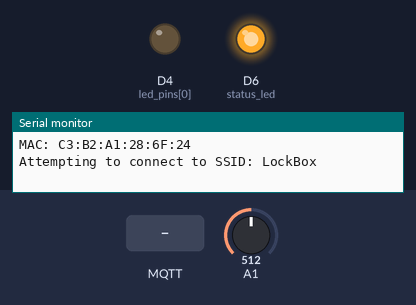
This sketch was run on a simulated Arduino MKR. Shown: output pins drawn as LEDs (lit = HIGH), the last lines printed to the serial monitor. Dashed ring = blinking. Inputs (shaded band) come from the test bench; at power-on: A1 = 512. WiFi joins after 1.5 s; servers stay silent unless stated; no MQTT or app messages arrive unless stated.

Above: at 2.1 s.
At 4.7 s:
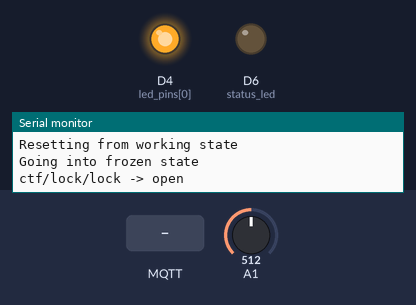
4.8 s: MQTT message "reset" arrives on the first subscribed topic
At 6.0 s:
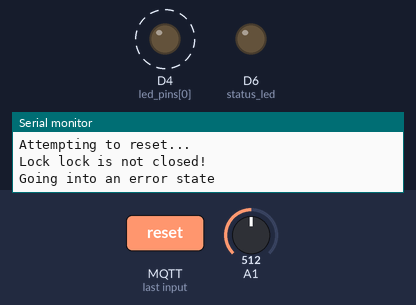
6.9 s: MQTT message "0" arrives on the first subscribed topic
9.3 s: MQTT message "on" arrives on the first subscribed topic
Timing chart, 0 to 17.8 s (numbered marks = the images above; inputs shaded):
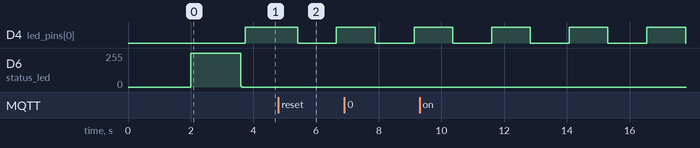

Measured:
- after the input at 4.8 s, D4 (led_pins[0]): HIGH → LOW after 0.61 s, → HIGH 1.2 s later

The sketch:

ctf_lock.ino
```cpp
#include <WiFi101.h>
#include <PubSubClient.h>

/* This code can handle either digital reads from
 * switches on analog reads from sensors (like photoresistors)
 * and this controls which "mode" it is in */
#define ANALOG_MODE 0
#define DIGITAL_MODE 1
#define READMODE ANALOG_MODE

/* How many locks do we have? */
#define LOCKCOUNT 1

/* This is the state of the switch when
 * the lock is considered "closed".
 * 1 means the switch is closed and the lock is closed
 * 0 means the swich is open and the lock is closed
 */
#define LOCK_CLOSED LOW /* digital */
float thresholds[LOCKCOUNT] = {350.0}; /* analog */

/* Values for tracking lock state */
#define CLOSED_STATE 0
#define OPEN_STATE   1

/* Analog storage for averaging */
int first_sample = 1;
float smooth_factor = 50; /* Sample weight factor */
float running_avg[LOCKCOUNT] = {0.0};

/* State tracking */
int previous_state[LOCKCOUNT] = {CLOSED_STATE};
int streak[LOCKCOUNT] = {0};
int alerted[LOCKCOUNT] = {0};

/* Status LED */
#define LED_ON  HIGH
#define LED_OFF LOW
int status_led = 6;
#define WIFI_STATUS_LED 7

char state_name[2][256] = {"closed", "open"};
int state_led[2] = {LED_OFF, LED_ON};

/* String resources */
char game_name[] = "ctf";
char diff_name[LOCKCOUNT][256] {"lock"};
char lock_name[] = "lock";
char topic_name[LOCKCOUNT][256];
char topic_heartbeat[256];
char topic_reset[256];
char topic_analog[256];
char topic_calibrate[256];

/* Switch input pin numbers */
int switch_pins[LOCKCOUNT] = {0};

/* Photo sensor input pin numbers */
int sensor_pins[LOCKCOUNT] = {1};

/* LED output pin numbers */
int led_pins[LOCKCOUNT] = {4};

/* LED states (tracked by LED pin number */
int led_state[16];

/* The logic is a state-machine to handle sampling
 * versus being stuck in a reset error
 */
#define STATE_WORKING 0
#define STATE_FROZEN 1
#define STATE_ERROR 2
int logic_state = STATE_WORKING;
char state_names[3][256] = {"working", "frozen", "error"};

/* Function prototypes */
void mqtt_sub_callback(char *, unsigned char *, unsigned int);

/* Sample tracking stuff */
int freq = 150;
int scount = 0;

/* WIFI and MQTT */
char WLAN_SSID[] = "LockBox";
char WLAN_PASS[] = "db050368a62668bcafc65291aa804cdb";
WiFiClient client;
int status = WL_IDLE_STATUS;
byte mac[6];
IPAddress mqttServer(10, 133, 7, 1);
int mqttPort          = 1883;
char mqttUsername[]   = "";
char mqttPassword[]   = "";
PubSubClient mqtt(mqttServer, mqttPort, mqtt_sub_callback, client);


void setup() {

  int i;

  /* Build string resources */
  for (i = 0; i < LOCKCOUNT; i++) {
    snprintf((char *)&(topic_name[i]), 256, "%s/%s/%s",
	     game_name, lock_name, (char *)&(diff_name[i]));
  }

  /* Heartbeat topic */
  snprintf(topic_heartbeat, 256, "%s/%s/heartbeat", game_name, lock_name);

  /* Reset topic */
  snprintf(topic_reset, 256, "%s/reset", game_name);

  if (READMODE == ANALOG_MODE) {
    snprintf(topic_analog, 256, "%s/%s/analog", game_name, lock_name);
    snprintf(topic_calibrate, 256, "%s/%s/calibrate", game_name, lock_name);
  }

  //Initialize serial and wait for port to open:
  Serial.begin(9600);

  delay(2000); /* Make sure serial connects */

  /* Setup the pins for IO */
  pinMode(status_led, OUTPUT);
  for (i = 0; i < LOCKCOUNT; i++) {
    pinMode(switch_pins[i], INPUT);
    pinMode(led_pins[i], OUTPUT);
  }

  /* Turn off all the LEDs */
  set_led(status_led, LED_OFF);
  set_led(led_pins[0], LED_OFF);

  /* Report the MAC address */
  WiFi.macAddress(mac);
  Serial.print("MAC: ");
  Serial.print(mac[5],HEX);
  Serial.print(":");
  Serial.print(mac[4],HEX);
  Serial.print(":");
  Serial.print(mac[3],HEX);
  Serial.print(":");
  Serial.print(mac[2],HEX);
  Serial.print(":");
  Serial.print(mac[1],HEX);
  Serial.print(":");
  Serial.println(mac[0],HEX);

  /* Finally connect */
  set_led(status_led, LED_ON);
  MQTT_connect();
  set_led(status_led, LED_OFF);

  /* Setup the subscription */
  mqtt.setCallback(mqtt_sub_callback);
  subscribe_to_topic(topic_reset);

  if (READMODE == ANALOG_MODE) {
    subscribe_to_topic(topic_calibrate);
  }

  /* Now make sure we reset the state */
  do_reset();
}


void loop() {

  int i;
  int ret;
  int current_state[LOCKCOUNT];
  int analog_sample[LOCKCOUNT];
  char analog_readings[256];

  /* Turn off status LED */
  set_led(status_led, LED_OFF);

  /* Do the heartbeat */
  scount++;
  if (scount % 1000 == 0) {
     send_msg_to_mqtt(topic_heartbeat, state_names[logic_state]);

     /* Also report analog averages */
     if (READMODE == ANALOG_MODE) {
       sprintf(analog_readings, "%.03f", running_avg[0]);
       send_msg_to_mqtt(topic_analog, analog_readings);
     }
  }

  /* Make the LEDs blink on error */
  if (logic_state == STATE_ERROR) {
    if (scount % 1000 == 500) {
      toggle_led(led_pins[0]);
    }
  }

  /* Keep the scount value small so we don't overflow */
  if (scount > 1000) {
    scount -= 1000;
  }

  if (READMODE == DIGITAL_MODE) {
    if (logic_state == STATE_WORKING) {
      /* Read the lock state from all of the lock pins */
      for (i = 0; i < LOCKCOUNT; i++) {
        if (digitalRead(switch_pins[i]) == LOCK_CLOSED) {
          current_state[i] = CLOSED_STATE;
        } else {
          current_state[i] = OPEN_STATE;
        }
      }
    }
    else {
      /* We're not sampling, just fake the state */
      for (i = 0; i < LOCKCOUNT; i++) {
        current_state[i] = previous_state[i];
      }
    }
  } /* end digital */

  if (READMODE == ANALOG_MODE) {
    for (i = 0; i < LOCKCOUNT; i++) {
      analog_sample[i] = analogRead(sensor_pins[i]);
    }

    /* We have to start off the average with whatever the current value is */
    if (first_sample == 1) {
      for (i = 0; i < LOCKCOUNT; i++) {
        running_avg[i] = (float)analog_sample[i] * 1.0;
      }

      first_sample = 0; /* never do this again! */
    }


    for (i = 0; i < LOCKCOUNT; i++) {
      running_avg[i] -= (running_avg[i] * 1.0) / (smooth_factor * 1.0);
      running_avg[i] += (analog_sample[i] * 1.0) / (smooth_factor * 1.0);

      if (logic_state == STATE_WORKING) {
        if (running_avg[i] > thresholds[i]) {
          current_state[i] = OPEN_STATE;
        }
        else {
          current_state[i] = CLOSED_STATE;
        }
      }
      else {
        /* we're faking the state because we're frozen or error */
        current_state[i] = previous_state[i];
      }
    }
  } /* end analog */


  /* Now handle tracking of the lock states */
  for (i = 0; i < LOCKCOUNT; i++) {

    if (current_state[i] == previous_state[i]) {
      streak[i] += 1;
      //Serial.println(streak[i]);
    } else {
      //State has changed
      streak[i] = 0;
      previous_state[i] = current_state[i];

      alerted[i] = 0;
    }

    if (streak[i] > 1000) {
      streak[i] -= 1000;
    }

    if (logic_state != STATE_ERROR) {
      // Publish whatever state we're periodically
      if (streak[i] == freq) {
	// publish

	if ((logic_state == STATE_WORKING) &&
	    (current_state[i] != CLOSED_STATE)) {
	  /* A lock was just opened so freeze */
	  enter_frozen_state();
	}

	if (alerted[i] == 0) {
	  Serial.print((char *)&(topic_name[i]));
	  Serial.print(" -> ");
	  Serial.println((char *)&(state_name[current_state[i]]));
	  alerted[i] = 1;
	}
	send_msg_to_mqtt((char *)&(topic_name[i]),
			 (char *)&(state_name[current_state[i]]));

	set_led(led_pins[i], state_led[current_state[i]]);
      }
    }
  }


  /* Process MQTT events and stay connected */
  ret = mqtt.loop();
  if (ret == false) {
    MQTT_connect();
  }

  /* Avoid spinning too fast */
  delay(1);

}


void printWifiStatus() {
  // print the SSID of the network you're attached to:
  Serial.print("SSID: ");
  Serial.println(WiFi.SSID());

  // print your WiFi shield's IP address:
  IPAddress ip = WiFi.localIP();
  Serial.print("IP Address: ");
  Serial.println(ip);

  // print the received signal strength:
  long rssi = WiFi.RSSI();
  Serial.print("signal strength (RSSI):");
  Serial.print(rssi);
  Serial.println(" dBm");
}


void connect_wifi() {

  /* This function will check the status of the wifi connection
   * and if it isn't connected, will connect wifi
   */

  int status;
  int waittry;

  //Serial.println("Checking WIFI status");
  status = WiFi.status();

  if (status == WL_CONNECTED) {
    return;
  }
  //Serial.print("Wifi Status was ");
  //Serial.println(status);

  waittry = 0;
  Serial.print("Attempting to connect to SSID: ");
  Serial.println(WLAN_SSID);
  status = WiFi.begin(WLAN_SSID, WLAN_PASS);
  while (status != WL_CONNECTED) {
    waittry++;
    if (waittry >= 50) {
      Serial.print("\nRe-attempting to connect to SSID: ");
      Serial.println(WLAN_SSID);
      status = WiFi.begin(WLAN_SSID, WLAN_PASS);

      waittry = 0;
    }
    else {
      Serial.print(".");
      delay(100); /* Wait for things to settle down */

      status = WiFi.status();
    }
  }
  Serial.println("== WiFi connected ==");
  Serial.print("IP address: ");
  Serial.println(WiFi.localIP());
}


// Function to connect and reconnect as necessary to the MQTT server.
// Should be called in the loop function and it will take care if connecting.
void MQTT_connect() {
  int8_t ret;
  int waittry;

  /* Make sure we're connected to wifi first */
  connect_wifi();

  //Serial.print("Checking if MQTT connected... ");
  ret = mqtt.connected();

  if (ret == true) {
    //Serial.print("MQTT check connected passed... ");

    ret = mqtt.loop();
    //Serial.print("MQTT loop passed... ");

    if (ret == true) {
      // Serial.println("MQTT Connected!");
      return;
    }
  }

  waittry = 0;
  Serial.print("Connecting to MQTT");
  ret = mqtt.connect(lock_name);
  while (ret != true) { // connect will return true for connected
    if (waittry >= 50) {
      connect_wifi();
      Serial.println("");
      Serial.print("Retrying MQTT connection");
      ret = mqtt.connect(lock_name);

      waittry = 0;
    }
    else {
      Serial.print(".");

      delay(50);  // wait x ms
      ret = mqtt.loop();
    }

    waittry++;
  }
  Serial.println("");
  Serial.println("MQTT Connected!");

  mqtt.setCallback(mqtt_sub_callback);
  subscribe_to_topic(topic_reset);

  if (READMODE == ANALOG_MODE) {
    subscribe_to_topic(topic_calibrate);
  }
}


void send_msg_to_mqtt(const char *topic, const char *msg) {

  int ret;

  /*
   * Publish docs says (http://pubsubclient.knolleary.net/api.html#publish1)
   *
   * Returns
   *
   * false - publish failed, either connection lost, or message too large
   * true - publish succeeded
   */

  set_led(status_led, LED_ON);

  //Serial.print("Publishing to topic ");
  //Serial.println(topic);

  ret = mqtt.loop();
  ret = mqtt.publish(topic, msg);
  while (ret == false) {
    Serial.println("Publish failed, retrying");
    MQTT_connect();
    ret = mqtt.loop();
    ret = mqtt.publish(topic, msg);
  }

  set_led(status_led, LED_OFF);
}


void subscribe_to_topic(const char *topic) {

  int ret;

  /*
   * Subscribe docs says (http://pubsubclient.knolleary.net/api.html#subscribe)
   *
   * Returns
   *
   * false - sending the subscribe failed, either connection lost, or
   * message too large.
   *
   * true - sending the subscribe succeeded.
   * The request completes asynchronously.
   *
   */

  set_led(status_led, LED_ON);

  Serial.print("Subscribing to topic ");
  Serial.println(topic);

  ret = mqtt.loop();
  ret = mqtt.subscribe(topic);
  while (ret == false) {
    Serial.println("Subscribe failed, retrying");
    MQTT_connect();
    ret = mqtt.loop();
    ret = mqtt.subscribe(topic);
  }

  set_led(status_led, LED_OFF);
}


void mqtt_sub_callback(char *topic, unsigned char *payload,
		       unsigned int length) {

  char msg[256];
  int thresh[LOCKCOUNT];
  int ret;
  int i;

  //Serial.println("Got into callback");

  if (length > 255) {
    Serial.println("Got bogus long message");
  }
  else {
    strncpy(msg, (char *)payload, length);
    msg[length] = '\0';

    if (READMODE == ANALOG_MODE) {
      if (strcmp(topic, topic_calibrate) == 0) {
	/* It seems the Ardunio version of sscanf() doesn't support %f */
	ret = sscanf(msg, "%d", &(thresh[0]));

	if (ret != LOCKCOUNT) {
	  Serial.print("Got unparsable threshold calibration: ");
	  Serial.print(msg);
	  Serial.println("");
	}
	else {
	  for (i = 0; i < LOCKCOUNT; i++) {
	    Serial.print("Setting ");
	    Serial.print(diff_name[i]);
	    Serial.print(" lock threshold to ");
	    Serial.println(thresh[i]);

	    thresholds[i] = (float)thresh[i] * 1.0;
	  }
	}

	return;
      }
    }

    /* make sure this is the topic we were expecting */
    if (strcmp(topic, topic_reset) != 0) {
      Serial.print("Got message on unexpected topic ");
      Serial.print(topic);
      Serial.print(": ");
      Serial.print(msg);
      Serial.println("");
      return;
    }

    /* make sure the message is reset */
    if (strcmp(msg, "reset") != 0) {
      Serial.print("Got unexpeocted reset message: ");
      Serial.print(msg);
      Serial.println("");
      return;
    }

    /* okay do the reset */
    do_reset();
  }
}


void do_reset() {

  int i;
  int lockstate = LOCK_CLOSED;

  Serial.println("Attempting to reset...");

  /* all the locks had better be closed */
  for (i = 0; i < LOCKCOUNT; i++) {

    if (READMODE == DIGITAL_MODE) {
      if (digitalRead(switch_pins[i]) == LOCK_CLOSED) {
	lockstate = CLOSED_STATE;
      }
      else {
	lockstate = OPEN_STATE;
      }
    }

    if (READMODE == ANALOG_MODE) {
      /* We're always keeping a running average so just used that */
      if (running_avg[i] > thresholds[i]) {
	lockstate = OPEN_STATE;
      }
      else {
	lockstate = CLOSED_STATE;
      }
    }

    if (lockstate == OPEN_STATE) {
      Serial.print("Lock ");
      Serial.print(diff_name[i]);
      Serial.println(" is not closed!");

      enter_error_state();
      return;
    }
  }

  Serial.print("Resetting from ");
  Serial.print(state_names[logic_state]);
  Serial.println(" state");

  logic_state = STATE_WORKING;

  set_led(led_pins[0], LED_OFF);
}


void enter_error_state() {

  Serial.println("Going into an error state");
  set_led(led_pins[0], LED_ON);

  logic_state = STATE_ERROR;
}

void enter_frozen_state() {

  Serial.println("Going into frozen state");
  logic_state = STATE_FROZEN;
}


void set_led(int led, int state) {

  digitalWrite(led, state);

  if (state == LED_ON) {
    led_state[led] = LED_ON;
  }
  else {
    led_state[led] = LED_OFF;
  }
}


void toggle_led(int led) {

  if (led_state[led] == LED_ON) {
    set_led(led, LED_OFF);
  }
  else {
    set_led(led, LED_ON);
  }
}
```
